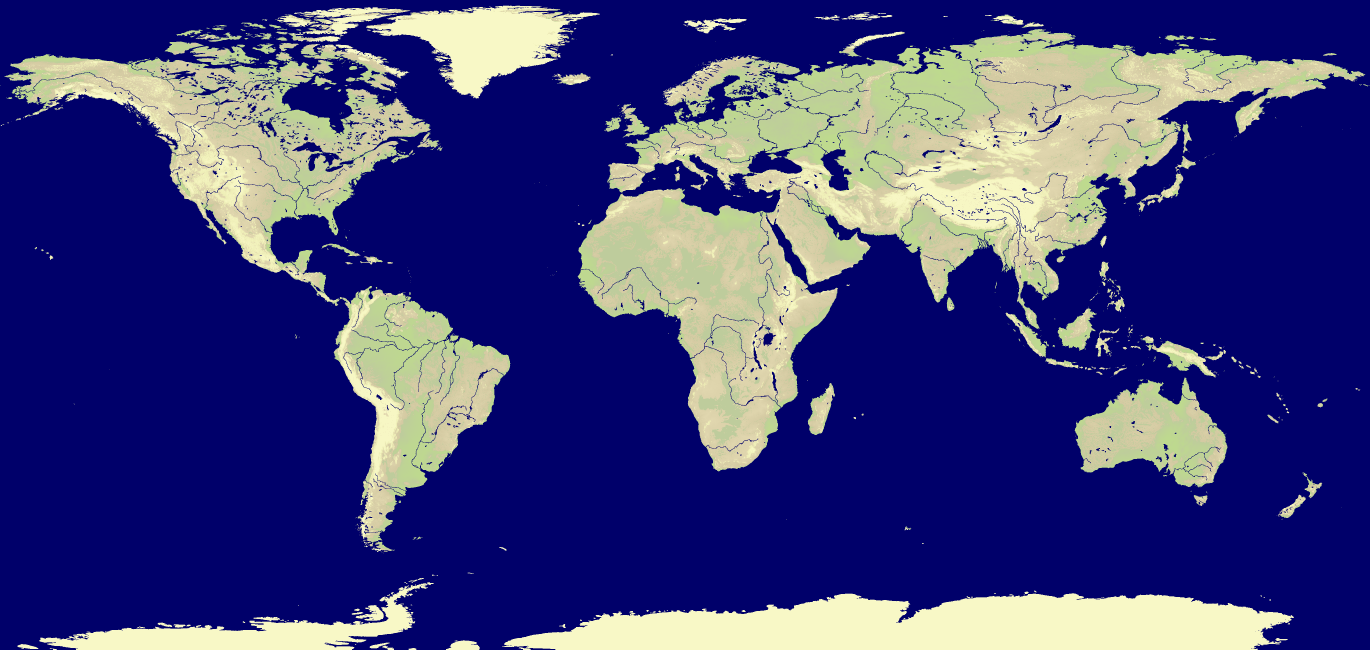
#> input picture map-generator/assets/maps/giantworldmap/image.png, 4110 x 1948 px, given in place of original-source-response, which was not available (shown at 1/3 size)
$ python inspect-earth-source.py
#> lines starting #> are read from the running program, lines starting #| are printed output that depends on the picture; long printed decimals are rounded; pictures that were not available may be replaced by others from this repository, and a replacement may not be noted
from pathlib import Path
import sys
from PIL import Image
import numpy as np

root = Path(__file__).resolve().parents[1]
sys.path.insert(0, str(root / '.data/map-tools'))
import cv2
cv2.setNumThreads(1)
Image.MAX_IMAGE_PIXELS = None
im = Image.open(root / '.data/map-sources/original-source-response')
#> im is the input picture: PIL image 4110x1948 P; mean R, G, B 62.4, 63.5, 124.2
im.thumbnail((1800, 900))
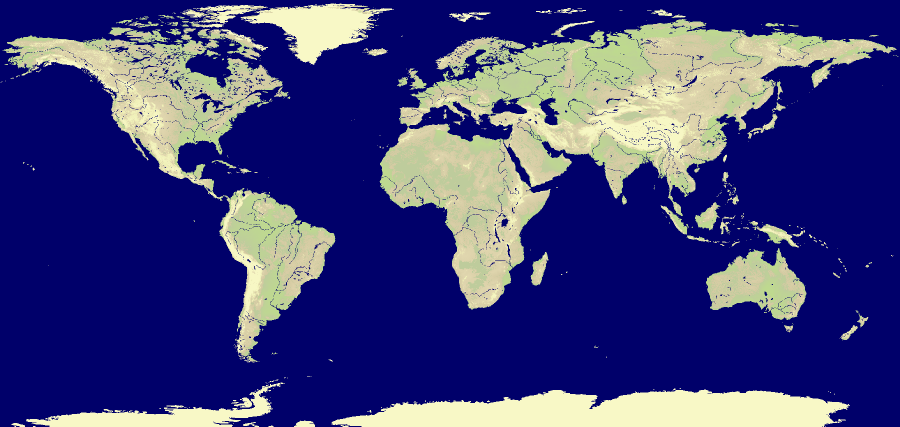
#> im: PIL image 1800x853 P (shown at 1/2 size); mean R, G, B 62.4, 63.5, 124.2
im.convert('RGB').save(root / '.data/map-sources/source-preview.jpg')
old = Image.open(root / 'map-generator/assets/maps/giantworldmap/image.png')
print('Old dimensions:', old.size)
#| Old dimensions: (4110, 1948)
old.thumbnail((2054, 1024))
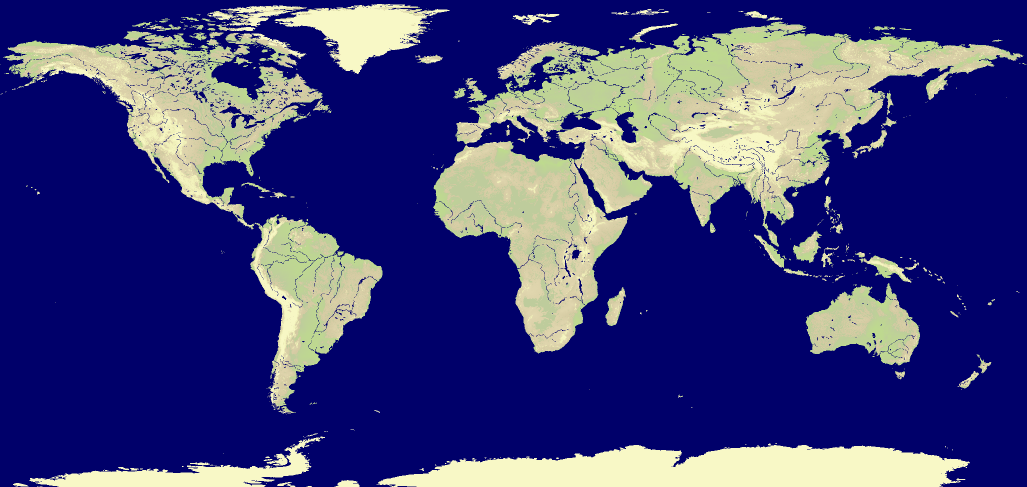
#> old: PIL image 2054x974 P (shown at 1/2 size); mean R, G, B 62.5, 63.6, 124.2
im = Image.open(root / '.data/map-sources/original-source-response')
im.thumbnail((2160, 1080))
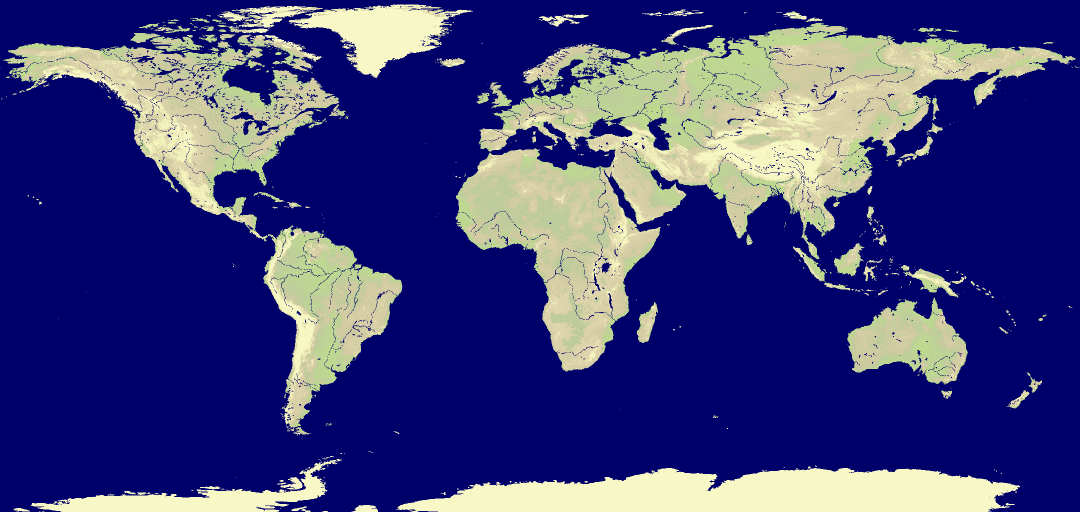
#> im: PIL image 2160x1024 P (shown at 1/2 size); mean R, G, B 62.4, 63.5, 124.2
sift = cv2.SIFT_create(nfeatures=20000)
def features(image):
    return sift.detectAndCompute(cv2.cvtColor(np.array(image.convert('RGB')), cv2.COLOR_RGB2GRAY), None)
ka, da = features(old)
#> ka = 3986 keypoints; strongest (x, y, size): (1929, 613, 2), (868, 335, 2.2), (1522, 295, 2.1), (1931, 618, 1.8)
kb, db = features(im)
#> kb = 4272 keypoints; strongest (x, y, size): (1021, 963, 2.1), (912, 353, 1.9), (1556, 337, 1.9), (80, 406, 3.4)
matches = cv2.BFMatcher().knnMatch(da, db, k=2)
#> matches = 3986 matches
good = [m for m,n in matches if m.distance < 0.7 * n.distance]
#> good = 1484 matches
a = np.float32([ka[m.queryIdx].pt for m in good])
#> a = 1484 pairs, first value 22.7 to 2043.7, second value 10.03 to 970.9
b = np.float32([kb[m.trainIdx].pt for m in good])
#> b = 1484 pairs, first value 24.38 to 2148.7, second value 11.17 to 1021.1
affine, inliers = cv2.estimateAffine2D(a, b, ransacReprojThreshold=3)
#> affine = [[1.05, -1.85e-05, 0.134], [2.78e-05, 1.05, 0.24]]; inliers = 1484 values, max 1 at index 0, min 0 at index 11, mean 0.957
print('old thumbnail -> source thumbnail', affine, 'inliers', int(inliers.sum()), '/', len(good))
#| old thumbnail -> source thumbnail [[ 1.05151665e+00 -1.84774285e-05  1.33664404e-01]
#|  [ 2.77801922e-05  1.05131381e+00  2.39501347e-01]] inliers 1420 / 1484
print('old thumbnail size', old.size, 'source thumbnail size', im.size)
#| old thumbnail size (2054, 974) source thumbnail size (2160, 1024)
print('residual p50/p95', np.percentile(np.linalg.norm(a @ affine[:,:2].T + affine[:,2] - b,axis=1)[inliers[:,0]>0],[50,95]))
#| residual p50/p95 [0.3455 1.353]
